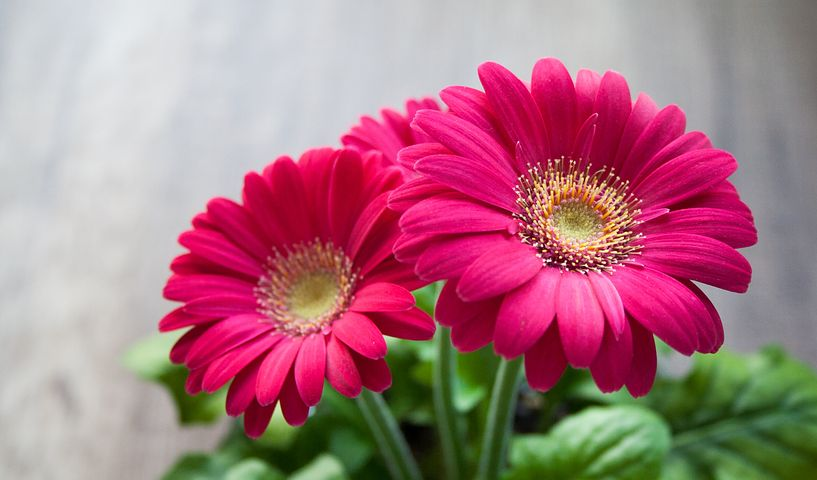
#> input picture boletinTema2/flowers.png, 817 x 480 px
$ python empezandoImaxes.py
#> lines starting #> are read from the running program, lines starting #| are printed output that depends on the picture; after the words box and inside, x2 and y2 are one past the last pixel; in counts of white or black regions, pixels touching at a corner belong together
#!/usr/bin/env python
# coding: utf-8
from matplotlib import pyplot as plt
import numpy as np
import cv2

def imshow(ventana,image):
    cv2.imshow(ventana,image)
    cv2.waitKey(0)
    cv2.destroyAllWindows()

window='venta'

imaxe=cv2.imread("flowers.png",-1)
#> imaxe is the input picture: shape (480, 817, 3); mean B, G, R 130.3, 118.4, 171
imshow(window,imaxe)

backupImaxe=imaxe.copy()
red=(0,0,255)
cv2.rectangle(imaxe,(0,30),(25,55),red,-1)
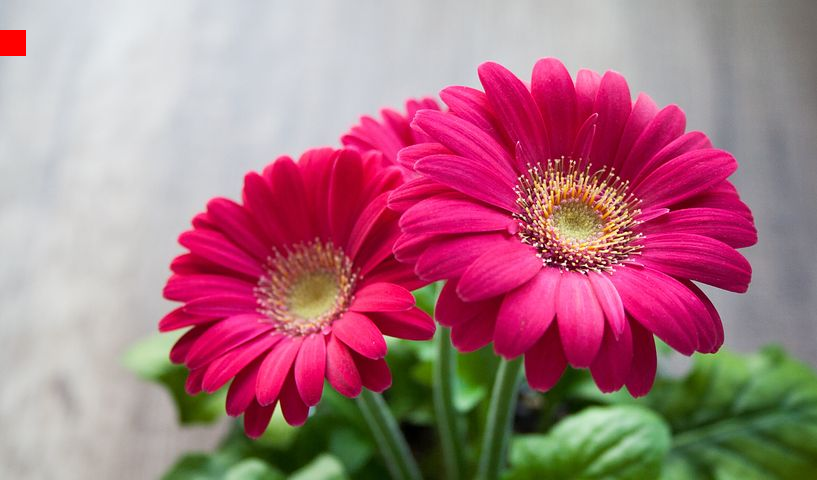
#> imaxe: shape (480, 817, 3); 0.17% of pixels changed, all inside (x1, y1, x2, y2) = (0, 30, 26, 56)

imaxe=backupImaxe
imaxe=cv2.cvtColor(imaxe,cv2.COLOR_BGR2GRAY)
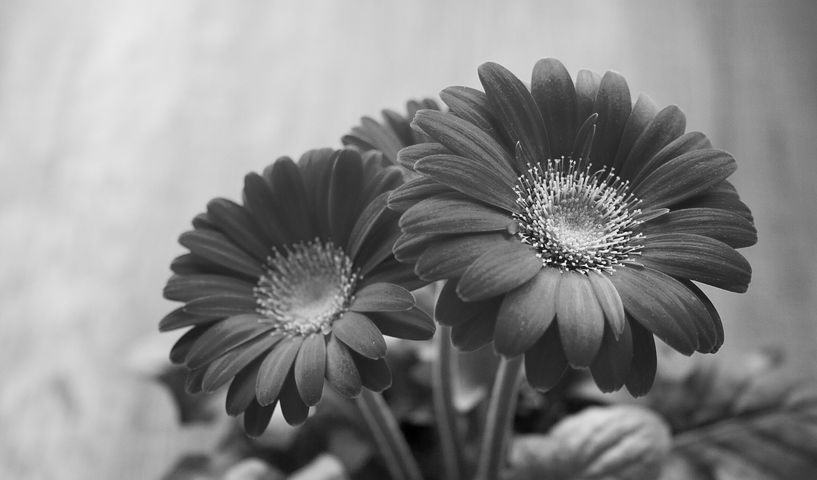
#> imaxe: shape (480, 817); min 0, max 248, mean 135.5
imshow(window,imaxe)

media=np.mean(imaxe)
#> media = 135.5
std=np.std(imaxe)
#> std = 63.05
maximo=np.max(imaxe)
#> maximo = 248
minimo=np.min(imaxe)
#> minimo = 0

imaxe=np.array(imaxe,dtype=np.float64)
newImaxe=imaxe-media

newImaxe=np.clip(newImaxe,0,255)
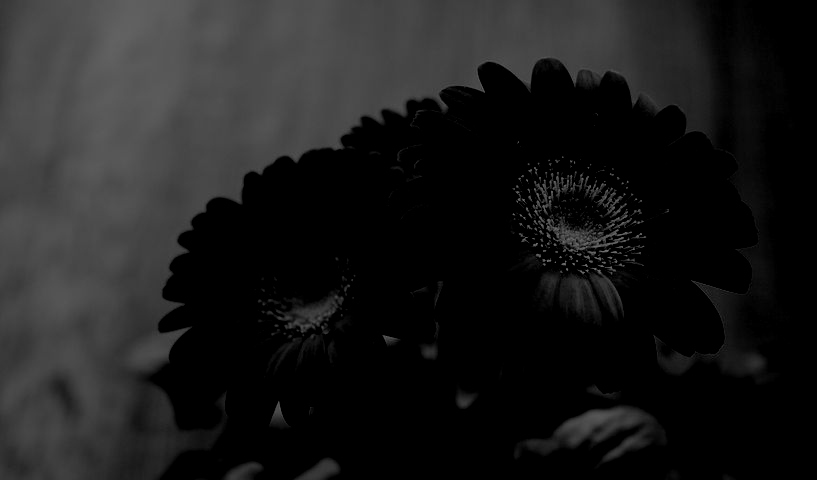
#> newImaxe: shape (480, 817) float64; min 0, max 112.5, mean 28.2
newImaxe=np.uint8(newImaxe)

cv2.resize(newImaxe,(256,256))
cv2.imwrite('imaxeOscurecida.jpg',newImaxe)

imshow(window,newImaxe)

$ run again, with boletinTema2/panther.png copied over boletinTema2/flowers.png
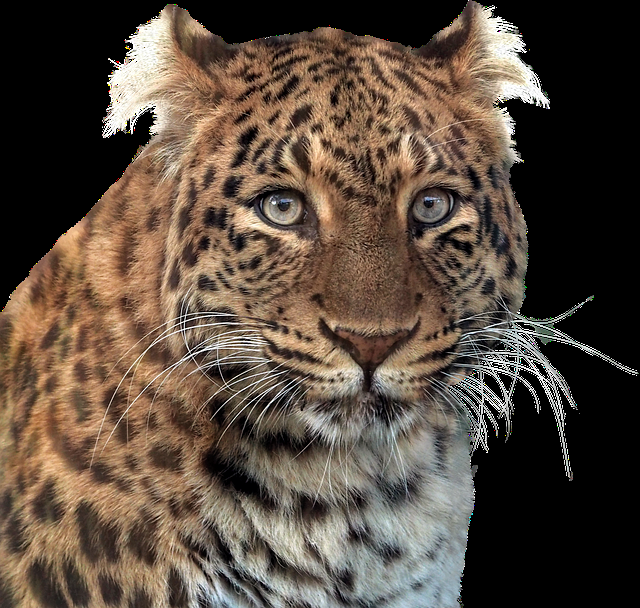
#> input picture boletinTema2/panther.png, 640 x 608 px
#> imaxe is the input picture: shape (608, 640, 4); mean B, G, R, A 62.9, 74.9, 89.2, 167.5
#> `imaxe=cv2.cvtColor(imaxe,cv2.COLOR_BGR2GRAY)`:
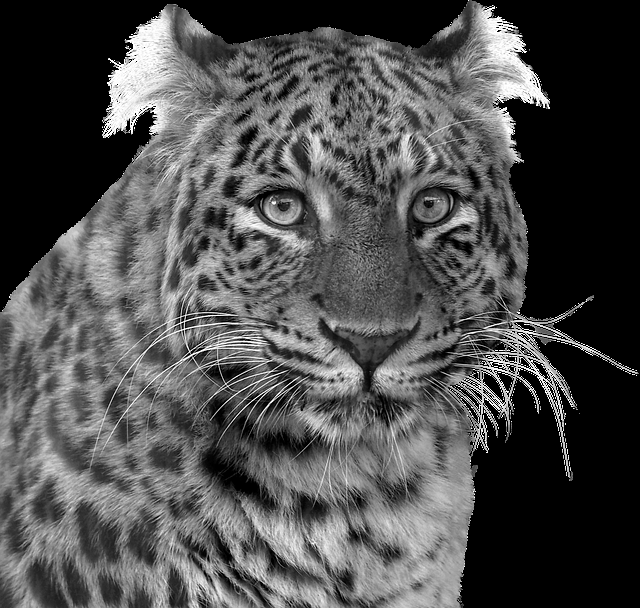
#> imaxe: shape (608, 640); min 0, max 255, mean 77.8
#> media = 77.81
#> std = 68.31
#> maximo = 255
#> minimo = 0
#> `newImaxe=np.clip(newImaxe,0,255)`:
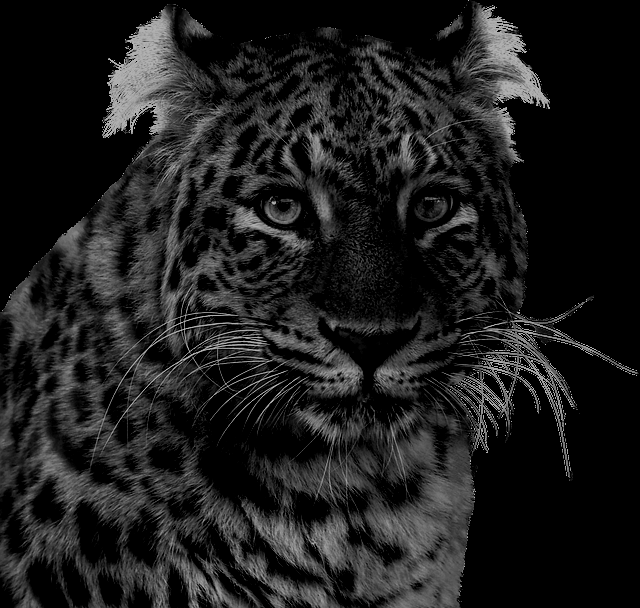
#> newImaxe: shape (608, 640) float64; min 0, max 177.2, mean 29.6

$ run again, with boletinTema2/panther_fondo.jpg saved as boletinTema2/flowers.png
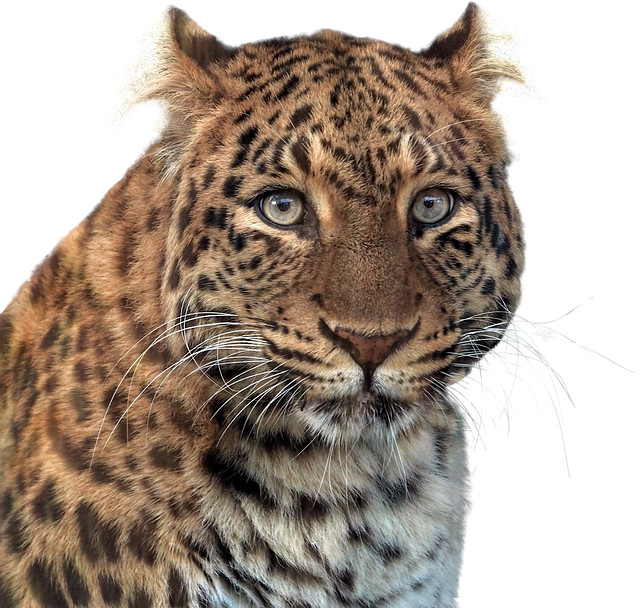
#> input picture boletinTema2/panther_fondo.jpg, 640 x 608 px
#> imaxe is the input picture: shape (608, 640, 3); mean B, G, R 145.5, 157.2, 171.3
#> `imaxe=cv2.cvtColor(imaxe,cv2.COLOR_BGR2GRAY)`:
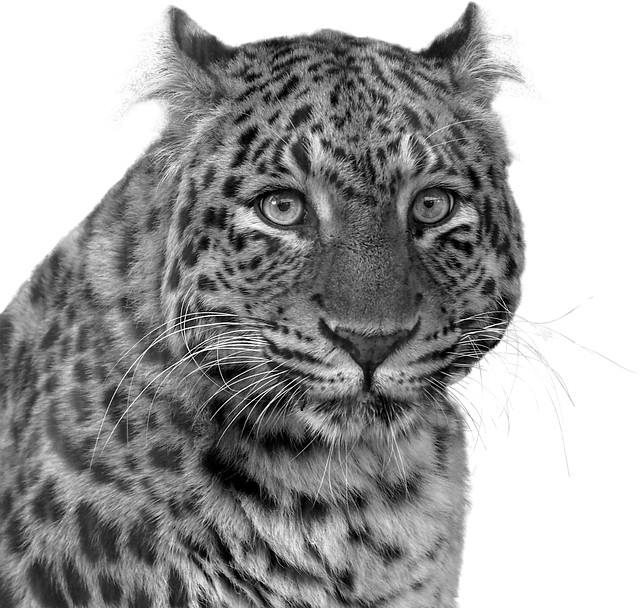
#> imaxe: shape (608, 640); min 0, max 255, mean 160.1
#> media = 160.1
#> std = 79.5
#> maximo = 255
#> minimo = 0
#> `newImaxe=np.uint8(newImaxe)`:
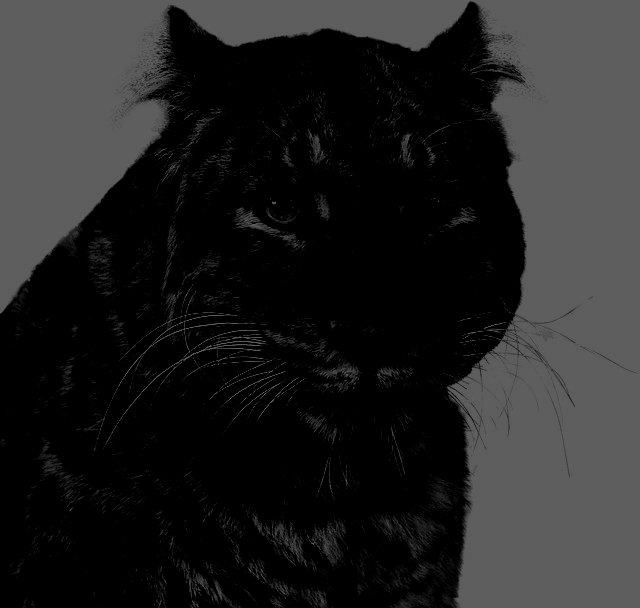
#> newImaxe: shape (608, 640); min 0, max 94, mean 34.9
